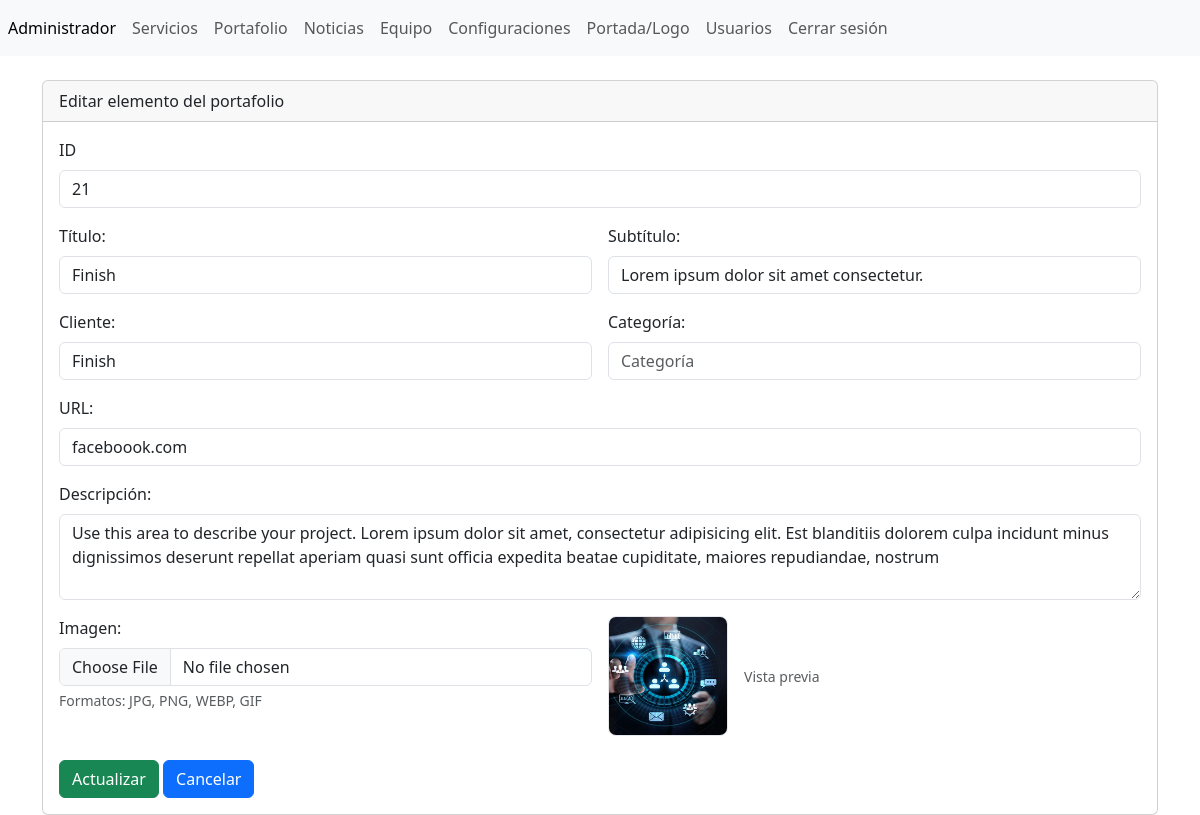
The page /admin/secciones/portafolio/editar.php?txtID=21 (signed in) on the database its author committed.
### tables this page shows
CREATE TABLE `tbl_portafolio` (
  `ID` int(11) NOT NULL,
  `titulo` varchar(255) NOT NULL,
  `subtitulo` varchar(255) NOT NULL,
  `imagen` varchar(255) NOT NULL,
  `descripcion` varchar(255) NOT NULL,
  `cliente` varchar(255) NOT NULL,
  `categoria` varchar(255) NOT NULL,
  `url` varchar(255) NOT NULL
);

### admin/secciones/portafolio/editar.php (the view, shortened to what this page needs)
<?php
include("../../templates/header.php");
include("../../bd.php");
$txtID = '';
$titulo = $subtitulo = $imagen = $descripcion = $cliente = $categoria = $url = '';
if (isset($_GET['txtID']) && is_numeric($_GET['txtID'])) {
  $txtID = (int)$_GET['txtID'];
  $st = $conexion->prepare("SELECT * FROM `tbl_portafolio` WHERE id = :id");
  $st->bindParam(":id", $txtID, PDO::PARAM_INT);
  $st->execute();
  if ($reg = $st->fetch(PDO::FETCH_ASSOC)) {
    $titulo      = $reg['titulo']      ?? '';
    $subtitulo   = $reg['subtitulo']   ?? '';
    $imagen      = $reg['imagen']      ?? '';
    $descripcion = $reg['descripcion'] ?? '';
    $cliente     = $reg['cliente']     ?? '';
    $categoria   = $reg['categoria']   ?? '';
    $url         = $reg['url']         ?? '';
  }
}
?>
<div class="card">
  <div class="card-header">
    Editar elemento del portafolio
  </div>
  <div class="card-body">
    <form action="" method="post" enctype="multipart/form-data">
      <div class="mb-3">
        <label class="form-label">ID</label>
        <input type="text" class="form-control" name="txtID" id="txtID"
               value="<?= htmlspecialchars((string)$txtID) ?>" readonly>
      </div>
      <div class="row g-3">
        <div class="col-md-6">
          <label for="titulo" class="form-label">Título:</label>
          <input type="text" class="form-control" name="titulo" id="titulo"
                 value="<?= htmlspecialchars($titulo) ?>" placeholder="Título">
        </div>
        <div class="col-md-6">
          <label for="subtitulo" class="form-label">Subtítulo:</label>
          <input type="text" class="form-control" name="subtitulo" id="subtitulo"
                 value="<?= htmlspecialchars($subtitulo) ?>" placeholder="Subtítulo">
        </div>
        <div class="col-md-6">
          <label for="cliente" class="form-label">Cliente:</label>
          <input type="text" class="form-control" name="cliente" id="cliente"
                 value="<?= htmlspecialchars($cliente) ?>" placeholder="Cliente">
        </div>
        <div class="col-md-6">
          <label for="categoria" class="form-label">Categoría:</label>
          <input type="text" class="form-control" name="categoria" id="categoria"
                 value="<?= htmlspecialchars($categoria) ?>" placeholder="Categoría">
        </div>
        <div class="col-12">
          <label for="url" class="form-label">URL:</label>
          <input type="url" class="form-control" name="url" id="url"
                 value="<?= htmlspecialchars($url) ?>" placeholder="https://…">
        </div>
        <div class="col-12">
          <label for="descripcion" class="form-label">Descripción:</label>
          <textarea class="form-control" name="descripcion" id="descripcion" rows="3"
                    placeholder="Descripción"><?= htmlspecialchars($descripcion) ?></textarea>
        </div>
        <div class="col-md-6">
          <label for="imagen" class="form-label">Imagen:</label>
          <input type="file" class="form-control" name="imagen" id="imagen"
                 accept=".jpg,.jpeg,.png,.webp,.gif" aria-describedby="fileHelpId">
          <div id="fileHelpId" class="form-text">Formatos: JPG, PNG, WEBP, GIF</div>
        </div>
        <div class="col-md-6 d-flex align-items-end">
          <?php if ($imagen): ?>
            <div class="d-flex align-items-center gap-3">
              <img src="../../../assets/img/portfolio/<?= htmlspecialchars($imagen) ?>"
                   alt="Imagen actual"
                   style="width:120px;height:120px;object-fit:cover;border-radius:8px;border:1px solid #e5e7eb;">
              <small class="text-muted">Vista previa</small>
            </div>
          <?php else: ?>
            <span class="text-muted">Sin imagen</span>
          <?php endif; ?>
        </div>
      </div>
      <div class="mt-4">
        <button type="submit" class="btn btn-success">Actualizar</button>
        <a class="btn btn-primary" href="index.php" role="button">Cancelar</a>
      </div>
    </form>
  </div>
</div>
<?php include("../../templates/footer.php"); ?>

### rows shown on the page
tbl_portafolio: titulo "Finish", subtitulo "Lorem ipsum dolor sit amet consectetur.", cliente "Finish", url "faceboook.com", descripcion "Use this area to describe your project. Lorem ipsum dolor sit amet, consectetur adipisicing elit. Est blanditiis dolorem culpa incidunt minus dignissimos deserunt repellat aperiam quasi sunt officia expedita beatae cupiditate, maiores repudiandae, nostrum", imagen (picture)
